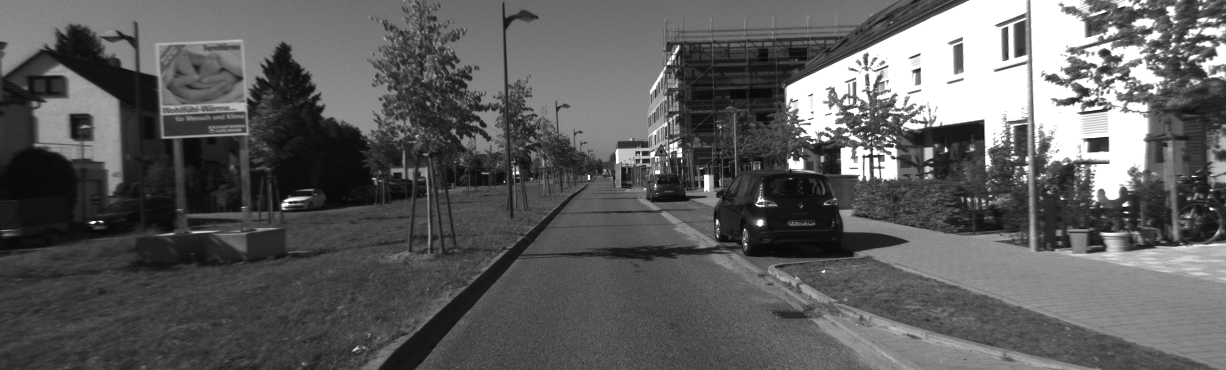
#> input picture dataset1/image_l/000000.png, 1226 x 370 px, found by its file name; its folder holds 4 pictures in this run
$ python mastab.py
#> lines starting #> are read from the running program, lines starting #| are printed output that depends on the picture
import os
import numpy as np
import cv2
import matplotlib.pyplot as plt
from tqdm import tqdm

class VisualOdometrySIFT():
    def __init__(self, data_dir):
        self.K, self.P = self._load_calib(os.path.join(data_dir, 'calib.txt'))
        self.gt_poses = self._load_poses(os.path.join(data_dir, "poses.txt"))
        self.images = self._load_images(os.path.join(data_dir, "image_l"))
        self.sift = cv2.SIFT_create()
        self.bf = cv2.BFMatcher(cv2.NORM_L2)

    @staticmethod
    def _load_calib(filepath):
        """
        Loads the calibration of the camera
        """
        with open(filepath, 'r') as f:
            params = np.fromstring(f.readline(), dtype=np.float64, sep=' ')
            P = np.reshape(params, (3, 4))
            K = P[0:3, 0:3]
        return K, P

    @staticmethod
    def _load_poses(filepath):
        """
        Loads the GT poses
        """
        poses = []
        with open(filepath, 'r') as f:
            for line in f.readlines():
                T = np.fromstring(line, dtype=np.float64, sep=' ')
                T = T.reshape(3, 4)
                T = np.vstack((T, [0, 0, 0, 1]))
                poses.append(T)
        return poses

    @staticmethod
    def _load_images(filepath):
        """
        Loads the images
        """
        image_paths = [os.path.join(filepath, file) for file in sorted(os.listdir(filepath))]
        return [cv2.imread(path, cv2.IMREAD_GRAYSCALE) for path in image_paths]

    def get_matches(self, i):
        """
        This function detects and computes keypoints and descriptors from the i-1'th and i'th image using the class SIFT object
        """
        kp1, des1 = self.sift.detectAndCompute(self.images[i - 1], None)
        kp2, des2 = self.sift.detectAndCompute(self.images[i], None)

        # Match descriptors
        matches = self.bf.knnMatch(des1, des2, k=2)

        # Apply ratio test
        good = []
        for m, n in matches:
            if m.distance < 0.75 * n.distance:
                good.append(m)

        # Get the matched points
        q1 = np.float32([kp1[m.queryIdx].pt for m in good])
        q2 = np.float32([kp2[m.trainIdx].pt for m in good])

        return q1, q2

    def get_pose(self, q1, q2):
        """
        Calculates the transformation matrix between two images
        """
        E, _ = cv2.findEssentialMat(q1, q2, self.K, threshold=1)

        # Decompose the Essential matrix into rotation (R) and translation (t)
        retval, R, t, mask = cv2.recoverPose(E, q1, q2, self.K)

        return R, t

    def compute_trajectory(self):
        """
        Computes the trajectory of the camera
        """
        trajectory = []

        # Initialize with the first pose
        cur_pose = np.eye(4)
        trajectory.append((cur_pose[0, 3], cur_pose[2, 3]))  # Add (x, y) position

        # Iterate over the images
        for i in tqdm(range(1, len(self.images))):
            q1, q2 = self.get_matches(i)
            R, t = self.get_pose(q1, q2)

            # Update the pose (only consider 2D translation)
            cur_pose = np.dot(cur_pose, np.vstack((np.hstack((R, t)), [0, 0, 0, 1])))
            trajectory.append((cur_pose[0, 3], cur_pose[2, 3]))  # Add (x, y) position

        return trajectory

    def plot_trajectory(self, trajectory):
        """
        Plots the 2D trajectory
        """
        trajectory = np.array(trajectory)

        plt.figure()
        plt.plot(trajectory[:, 0], trajectory[:, 1], label="Estimated Path")
        plt.title("Camera Trajectory (2D)")
        plt.xlabel("X")
        plt.ylabel("Y")
        plt.legend()
        plt.grid(True)
        plt.show()

def main():
    data_dir = "dataset2"  # Directory containing the dataset (images, calib.txt, poses.txt)
    vo = VisualOdometrySIFT(data_dir)
#> (reads dataset1/calib.txt from the repository)
#> (reads dataset1/poses.txt from the repository)
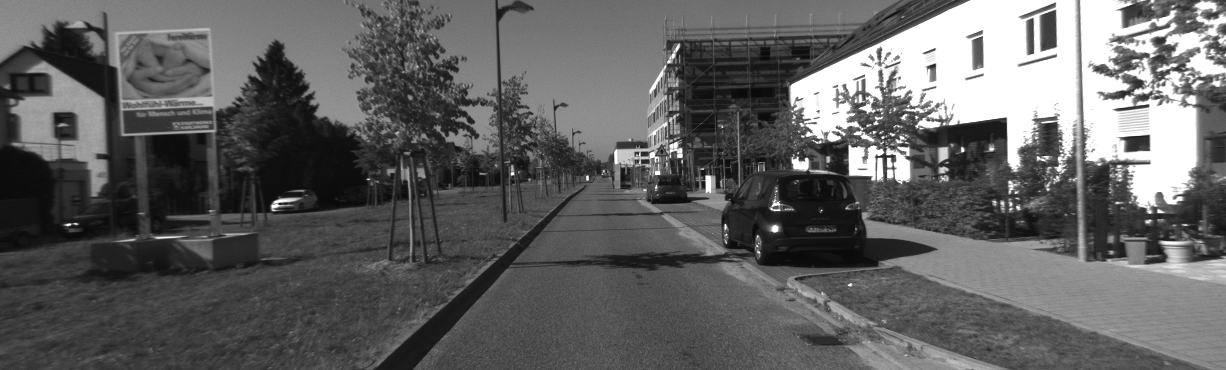
#> input picture dataset1/image_l/000001.png, 1226 x 370 px, found by its file name
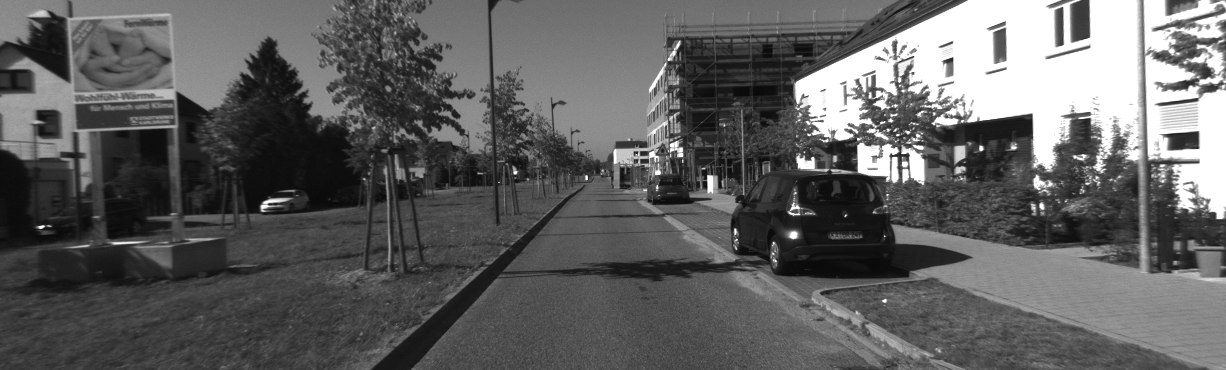
#> input picture dataset1/image_l/000002.png, 1226 x 370 px, found by its file name
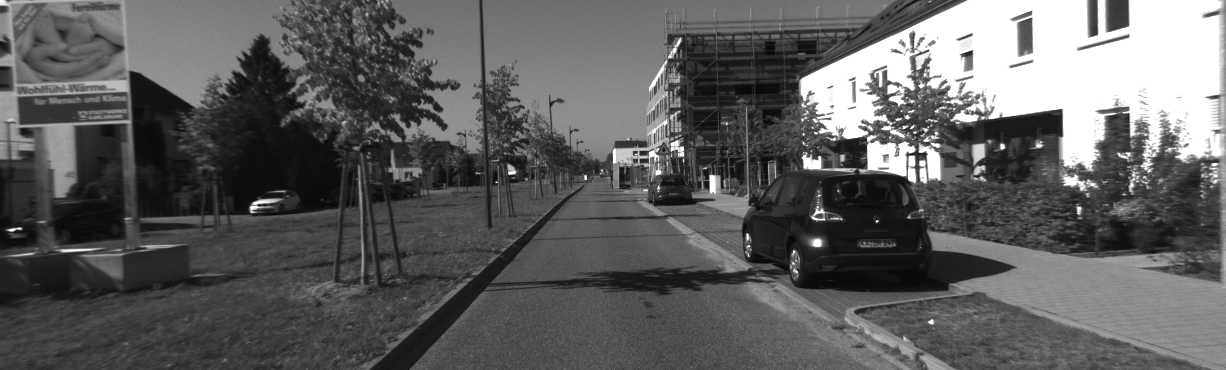
#> input picture dataset1/image_l/000003.png, 1226 x 370 px, found by its file name

    # Compute trajectory using SIFT
    trajectory = vo.compute_trajectory()
#> the loop in compute_trajectory, `for i in tqdm(range(1, len(self.images))):` made 3 passes
#> (matches in get_matches, retval in get_pose, t) on passes 1 to 3: (3058 matches, 941, [0.0113, 0.0157, -1]), (3019 matches, 820, [-0.00283, 0.014, -1]), (2951 matches, 915, [0.0051, 0.0174, -1])
#> after the loop in compute_trajectory, `for i in tqdm(range(1, len(self.images))):`: trajectory = [(0, 0), (0.0113, -1), (0.0105, -2), (0.019, -3)]
#> trajectory = [(0, 0), (0.0113, -1), (0.0105, -2), (0.019, -3)]

    # Plot the trajectory
    vo.plot_trajectory(trajectory)
#> in plot_trajectory, `trajectory = np.array(trajectory)`: trajectory = [[0, 0], [0.0113, -1], [0.0105, -2], [0.019, -3]]
#> in plot_trajectory, `plt.show()`:
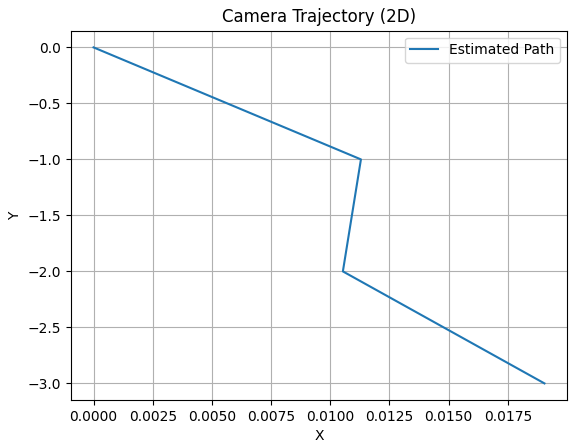
#> figure drawn by matplotlib, 1 panel

if __name__ == "__main__":
    main()
